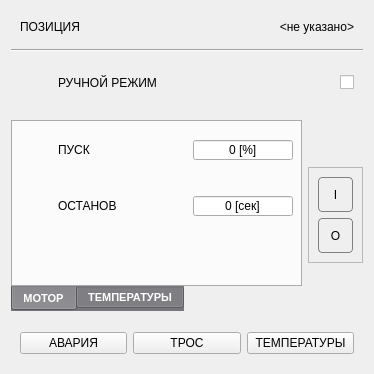
<?xml version="1.0" encoding="UTF-8"?>
<ui version="4.0">
 <class>DRUM</class>
 <widget class="QDialog" name="DRUM">
  <property name="geometry">
   <rect>
    <x>0</x>
    <y>0</y>
    <width>374</width>
    <height>365</height>
   </rect>
  </property>
  <property name="windowTitle">
   <string>СУШИЛЬНЫЙ БАРАБАН</string>
  </property>
  <property name="styleSheet">
   <string notr="true">#centralwidget,#DRUM,QWidget[style=&quot;content&quot;]
{
	background-color: rgb(94, 92, 100);
}
QTabBar
{
	background-color: rgb(119, 118, 123);
	color: white;
	font-size: 8pt;
	font-weight: bold;
}
QTabWidget
{
	border: none;
}
QAbstractButton:flat
{
	border: 1px solid gray;
	border-radius: 4px;
}
QAbstractButton:flat:pressed
{
	background-color: green;
}
QAbstractButton:flat[style=&quot;open&quot;]
{
	image: url(:/concrete/stop.png);
}
QAbstractButton:flat:pressed[style=&quot;open&quot;]
{
	image: url(:/concrete/down.png);
}
QAbstractButton:flat:checked[style=&quot;open&quot;]
{
	image: url(:/concrete/down.png);
}
QLabel[style=&quot;huge&quot;]
{
	font-size: 20pt;
	font-weight: bold;
	color: white;
}
QLabel[style=&quot;gigantic&quot;]
{
	font-size: 32pt;
	font-weight: bold;
	color: white;
}

QLabel[style=&quot;badge&quot;]
{
	border: 1px solid red;
	background-color: rgba(0,0,0,100);
	color: white;
	border-radius: 4px;
}
QLabel[style=&quot;vodoley-status&quot;]
{
	border: none;
	background-color: rgb(98, 160, 234);
	color: white;
	border-radius: 4px;
	font-weight: bold;
	font-size: 9pt;
	padding: 8px;
}
QLabel[style='hint']
{
	color: lightGray;
	font-weight: bold;
	font-size: 10pt;
}
QLabel[style='tips']
{
	color: lightGray;
	font-size: 7pt;
}
QLabel[style='sys']
{
	color: yellow;
	font-size: 7pt;
}
QGroupBox[style=&quot;vodoley&quot;]
{
	background-color: rgb(94, 92, 100);
	border: 1px solid gray;
}
QAbstractButton:flat[style=&quot;danger&quot;]
{
	background-color: rgba(224, 27, 36,80);
	color: lightGray;
}
QAbstractButton:flat::checked[style=&quot;danger&quot;]
{
	background-color: rgba(224, 27, 36,255);
	color: white;
}
QAbstractButton:flat[style=&quot;warning&quot;]
{
	background-color: rgba(46, 194, 126,80);
	color: lightGray;
}
QAbstractButton:flat::checked[style=&quot;warning&quot;]
{
	background-color: rgb(46, 194, 126);
	color: white;
}
</string>
  </property>
  <property name="prefix" stdset="0">
   <string>SIEVER</string>
  </property>
  <layout class="QGridLayout" name="gridLayout">
   <item row="0" column="0" colspan="2">
    <widget class="QWidget" name="row_1" native="true">
     <layout class="QHBoxLayout" name="horizontalLayout">
      <item>
       <widget class="QLabel" name="hint_name">
        <property name="text">
         <string>ПОЗИЦИЯ</string>
        </property>
        <property name="style" stdset="0">
         <string>hint</string>
        </property>
       </widget>
      </item>
      <item>
       <widget class="QLabel" name="name">
        <property name="minimumSize">
         <size>
          <width>100</width>
          <height>0</height>
         </size>
        </property>
        <property name="text">
         <string>&lt;не указано&gt;</string>
        </property>
        <property name="alignment">
         <set>Qt::AlignRight|Qt::AlignTrailing|Qt::AlignVCenter</set>
        </property>
        <property name="style" stdset="0">
         <string>hint</string>
        </property>
       </widget>
      </item>
     </layout>
    </widget>
   </item>
   <item row="1" column="0" colspan="2">
    <widget class="Line" name="line">
     <property name="orientation">
      <enum>Qt::Horizontal</enum>
     </property>
    </widget>
   </item>
   <item row="4" column="0">
    <widget class="QTabWidget" name="tabGroups">
     <property name="tabPosition">
      <enum>QTabWidget::South</enum>
     </property>
     <property name="currentIndex">
      <number>0</number>
     </property>
     <widget class="QWidget" name="starting">
      <property name="style" stdset="0">
       <string>content</string>
      </property>
      <attribute name="title">
       <string>МОТОР</string>
      </attribute>
      <layout class="QVBoxLayout" name="verticalLayout">
       <property name="leftMargin">
        <number>0</number>
       </property>
       <property name="topMargin">
        <number>0</number>
       </property>
       <property name="rightMargin">
        <number>0</number>
       </property>
       <property name="bottomMargin">
        <number>0</number>
       </property>
       <item>
        <widget class="QStackedWidget" name="stackedWidget">
         <property name="styleSheet">
          <string notr="true">QStackedWidget
{
	padding-top: 5px;
}</string>
         </property>
         <property name="currentIndex">
          <number>0</number>
         </property>
         <widget class="QWidget" name="page_1">
          <property name="style" stdset="0">
           <string>content</string>
          </property>
          <layout class="QVBoxLayout" name="verticalLayout_4">
           <item>
            <widget class="QWidget" name="row_5" native="true">
             <layout class="QHBoxLayout" name="horizontalLayout_5">
              <property name="leftMargin">
               <number>0</number>
              </property>
              <property name="topMargin">
               <number>0</number>
              </property>
              <property name="rightMargin">
               <number>0</number>
              </property>
              <property name="bottomMargin">
               <number>0</number>
              </property>
              <item>
               <widget class="QLabel" name="icon_sp">
                <property name="minimumSize">
                 <size>
                  <width>32</width>
                  <height>32</height>
                 </size>
                </property>
                <property name="maximumSize">
                 <size>
                  <width>32</width>
                  <height>32</height>
                 </size>
                </property>
                <property name="text">
                 <string/>
                </property>
                <property name="pixmap">
                 <pixmap resource="../resources.qrc">:/speed.png</pixmap>
                </property>
                <property name="scaledContents">
                 <bool>true</bool>
                </property>
               </widget>
              </item>
              <item>
               <widget class="QLabel" name="hint_sp">
                <property name="text">
                 <string>ПУСК </string>
                </property>
                <property name="style" stdset="0">
                 <string>hint</string>
                </property>
               </widget>
              </item>
              <item alignment="Qt::AlignRight">
               <widget class="QSpinBox" name="sp">
                <property name="minimumSize">
                 <size>
                  <width>100</width>
                  <height>0</height>
                 </size>
                </property>
                <property name="maximumSize">
                 <size>
                  <width>100</width>
                  <height>16777215</height>
                 </size>
                </property>
                <property name="alignment">
                 <set>Qt::AlignCenter</set>
                </property>
                <property name="buttonSymbols">
                 <enum>QAbstractSpinBox::NoButtons</enum>
                </property>
                <property name="suffix">
                 <string> [%]</string>
                </property>
                <property name="maximum">
                 <number>100</number>
                </property>
               </widget>
              </item>
             </layout>
            </widget>
           </item>
          </layout>
         </widget>
         <widget class="QWidget" name="page_2">
          <property name="style" stdset="0">
           <string>content</string>
          </property>
          <layout class="QVBoxLayout" name="verticalLayout_3">
           <item>
            <widget class="QWidget" name="row_2" native="true">
             <layout class="QHBoxLayout" name="horizontalLayout_2">
              <property name="leftMargin">
               <number>0</number>
              </property>
              <property name="topMargin">
               <number>0</number>
              </property>
              <property name="rightMargin">
               <number>0</number>
              </property>
              <property name="bottomMargin">
               <number>0</number>
              </property>
              <item>
               <widget class="QLabel" name="icon_sp_2">
                <property name="minimumSize">
                 <size>
                  <width>32</width>
                  <height>32</height>
                 </size>
                </property>
                <property name="maximumSize">
                 <size>
                  <width>32</width>
                  <height>32</height>
                 </size>
                </property>
                <property name="text">
                 <string/>
                </property>
                <property name="pixmap">
                 <pixmap resource="../resources.qrc">:/speed.png</pixmap>
                </property>
                <property name="scaledContents">
                 <bool>true</bool>
                </property>
               </widget>
              </item>
              <item>
               <widget class="QLabel" name="hint_fq">
                <property name="text">
                 <string>СКОРОСТЬ</string>
                </property>
                <property name="style" stdset="0">
                 <string>hint</string>
                </property>
               </widget>
              </item>
              <item alignment="Qt::AlignRight">
               <widget class="QSpinBox" name="fq">
                <property name="minimumSize">
                 <size>
                  <width>100</width>
                  <height>0</height>
                 </size>
                </property>
                <property name="maximumSize">
                 <size>
                  <width>100</width>
                  <height>16777215</height>
                 </size>
                </property>
                <property name="alignment">
                 <set>Qt::AlignCenter</set>
                </property>
                <property name="buttonSymbols">
                 <enum>QAbstractSpinBox::NoButtons</enum>
                </property>
                <property name="suffix">
                 <string> [%]</string>
                </property>
                <property name="maximum">
                 <number>100</number>
                </property>
               </widget>
              </item>
             </layout>
            </widget>
           </item>
          </layout>
         </widget>
        </widget>
       </item>
       <item>
        <widget class="QWidget" name="row_3" native="true">
         <layout class="QHBoxLayout" name="horizontalLayout_3">
          <item>
           <widget class="QLabel" name="icon_sp_3">
            <property name="minimumSize">
             <size>
              <width>32</width>
              <height>32</height>
             </size>
            </property>
            <property name="maximumSize">
             <size>
              <width>32</width>
              <height>32</height>
             </size>
            </property>
            <property name="text">
             <string/>
            </property>
            <property name="pixmap">
             <pixmap resource="../resources.qrc">:/timer.png</pixmap>
            </property>
            <property name="scaledContents">
             <bool>true</bool>
            </property>
           </widget>
          </item>
          <item>
           <widget class="QLabel" name="hint_fq_2">
            <property name="text">
             <string>ОСТАНОВ</string>
            </property>
            <property name="style" stdset="0">
             <string>hint</string>
            </property>
           </widget>
          </item>
          <item alignment="Qt::AlignRight">
           <widget class="QSpinBox" name="fq_2">
            <property name="minimumSize">
             <size>
              <width>100</width>
              <height>0</height>
             </size>
            </property>
            <property name="maximumSize">
             <size>
              <width>100</width>
              <height>16777215</height>
             </size>
            </property>
            <property name="alignment">
             <set>Qt::AlignCenter</set>
            </property>
            <property name="buttonSymbols">
             <enum>QAbstractSpinBox::NoButtons</enum>
            </property>
            <property name="suffix">
             <string> [сек]</string>
            </property>
            <property name="maximum">
             <number>100</number>
            </property>
           </widget>
          </item>
         </layout>
        </widget>
       </item>
       <item>
        <spacer name="verticalSpacer">
         <property name="orientation">
          <enum>Qt::Vertical</enum>
         </property>
         <property name="sizeHint" stdset="0">
          <size>
           <width>20</width>
           <height>40</height>
          </size>
         </property>
        </spacer>
       </item>
      </layout>
     </widget>
     <widget class="QWidget" name="working">
      <property name="style" stdset="0">
       <string>content</string>
      </property>
      <attribute name="title">
       <string>ТЕМПЕРАТУРЫ</string>
      </attribute>
      <layout class="QVBoxLayout" name="verticalLayout_2">
       <property name="leftMargin">
        <number>0</number>
       </property>
       <property name="topMargin">
        <number>0</number>
       </property>
       <property name="rightMargin">
        <number>0</number>
       </property>
       <property name="bottomMargin">
        <number>0</number>
       </property>
       <item>
        <widget class="QWidget" name="row_7" native="true">
         <layout class="QHBoxLayout" name="horizontalLayout_7">
          <item>
           <widget class="QLabel" name="icon_sp_5">
            <property name="minimumSize">
             <size>
              <width>32</width>
              <height>32</height>
             </size>
            </property>
            <property name="maximumSize">
             <size>
              <width>32</width>
              <height>32</height>
             </size>
            </property>
            <property name="text">
             <string/>
            </property>
            <property name="pixmap">
             <pixmap resource="../resources.qrc">:/temperature.png</pixmap>
            </property>
            <property name="scaledContents">
             <bool>true</bool>
            </property>
           </widget>
          </item>
          <item>
           <widget class="QLabel" name="hint_fq_4">
            <property name="text">
             <string>НА ВХОДЕ&lt;sub&gt;Т&lt;/sub&gt;</string>
            </property>
            <property name="style" stdset="0">
             <string>hint</string>
            </property>
           </widget>
          </item>
          <item alignment="Qt::AlignRight">
           <widget class="QSpinBox" name="t_entry">
            <property name="minimumSize">
             <size>
              <width>100</width>
              <height>0</height>
             </size>
            </property>
            <property name="alignment">
             <set>Qt::AlignCenter</set>
            </property>
            <property name="buttonSymbols">
             <enum>QAbstractSpinBox::NoButtons</enum>
            </property>
            <property name="suffix">
             <string> [C]</string>
            </property>
            <property name="minimum">
             <number>-200</number>
            </property>
            <property name="maximum">
             <number>800</number>
            </property>
           </widget>
          </item>
         </layout>
        </widget>
       </item>
       <item>
        <widget class="QWidget" name="row_8" native="true">
         <layout class="QHBoxLayout" name="horizontalLayout_8">
          <item>
           <widget class="QLabel" name="icon_sp_6">
            <property name="minimumSize">
             <size>
              <width>32</width>
              <height>32</height>
             </size>
            </property>
            <property name="maximumSize">
             <size>
              <width>32</width>
              <height>32</height>
             </size>
            </property>
            <property name="text">
             <string/>
            </property>
            <property name="pixmap">
             <pixmap resource="../resources.qrc">:/temperature.png</pixmap>
            </property>
            <property name="scaledContents">
             <bool>true</bool>
            </property>
           </widget>
          </item>
          <item>
           <widget class="QLabel" name="hint_fq_5">
            <property name="text">
             <string>ГАЗЫ&lt;sub&gt;Т&lt;/sub&gt;</string>
            </property>
            <property name="style" stdset="0">
             <string>hint</string>
            </property>
           </widget>
          </item>
          <item alignment="Qt::AlignRight">
           <widget class="QSpinBox" name="t_air">
            <property name="minimumSize">
             <size>
              <width>100</width>
              <height>0</height>
             </size>
            </property>
            <property name="alignment">
             <set>Qt::AlignCenter</set>
            </property>
            <property name="buttonSymbols">
             <enum>QAbstractSpinBox::NoButtons</enum>
            </property>
            <property name="suffix">
             <string> [C]</string>
            </property>
            <property name="minimum">
             <number>-200</number>
            </property>
            <property name="maximum">
             <number>800</number>
            </property>
           </widget>
          </item>
         </layout>
        </widget>
       </item>
       <item>
        <widget class="QWidget" name="row_9" native="true">
         <layout class="QHBoxLayout" name="horizontalLayout_9">
          <item>
           <widget class="QLabel" name="icon_sp_7">
            <property name="minimumSize">
             <size>
              <width>32</width>
              <height>32</height>
             </size>
            </property>
            <property name="maximumSize">
             <size>
              <width>32</width>
              <height>32</height>
             </size>
            </property>
            <property name="text">
             <string/>
            </property>
            <property name="pixmap">
             <pixmap resource="../resources.qrc">:/temperature.png</pixmap>
            </property>
            <property name="scaledContents">
             <bool>true</bool>
            </property>
           </widget>
          </item>
          <item>
           <widget class="QLabel" name="hint_fq_6">
            <property name="text">
             <string>НА ВЫХОДЕ&lt;sub&gt;Т&lt;/sub&gt;</string>
            </property>
            <property name="style" stdset="0">
             <string>hint</string>
            </property>
           </widget>
          </item>
          <item alignment="Qt::AlignRight">
           <widget class="QSpinBox" name="t_exit">
            <property name="minimumSize">
             <size>
              <width>100</width>
              <height>0</height>
             </size>
            </property>
            <property name="alignment">
             <set>Qt::AlignCenter</set>
            </property>
            <property name="buttonSymbols">
             <enum>QAbstractSpinBox::NoButtons</enum>
            </property>
            <property name="suffix">
             <string> [C]</string>
            </property>
            <property name="minimum">
             <number>-200</number>
            </property>
            <property name="maximum">
             <number>800</number>
            </property>
           </widget>
          </item>
         </layout>
        </widget>
       </item>
      </layout>
     </widget>
    </widget>
   </item>
   <item row="3" column="1" rowspan="3" alignment="Qt::AlignVCenter">
    <widget class="QFrame" name="console">
     <property name="minimumSize">
      <size>
       <width>55</width>
       <height>96</height>
      </size>
     </property>
     <property name="maximumSize">
      <size>
       <width>55</width>
       <height>16777215</height>
      </size>
     </property>
     <property name="frameShape">
      <enum>QFrame::StyledPanel</enum>
     </property>
     <layout class="QVBoxLayout" name="verticalLayout_15">
      <item>
       <widget class="QPushButton" name="on">
        <property name="sizePolicy">
         <sizepolicy hsizetype="Minimum" vsizetype="Preferred">
          <horstretch>0</horstretch>
          <verstretch>0</verstretch>
         </sizepolicy>
        </property>
        <property name="cursor">
         <cursorShape>PointingHandCursor</cursorShape>
        </property>
        <property name="text">
         <string>I</string>
        </property>
        <property name="flat">
         <bool>true</bool>
        </property>
        <property name="style" stdset="0">
         <string>danger</string>
        </property>
       </widget>
      </item>
      <item>
       <widget class="QPushButton" name="off">
        <property name="sizePolicy">
         <sizepolicy hsizetype="Minimum" vsizetype="Preferred">
          <horstretch>0</horstretch>
          <verstretch>0</verstretch>
         </sizepolicy>
        </property>
        <property name="cursor">
         <cursorShape>PointingHandCursor</cursorShape>
        </property>
        <property name="text">
         <string>O</string>
        </property>
        <property name="flat">
         <bool>true</bool>
        </property>
        <property name="style" stdset="0">
         <string>warning</string>
        </property>
       </widget>
      </item>
     </layout>
    </widget>
   </item>
   <item row="2" column="0" colspan="2">
    <widget class="QWidget" name="row_4" native="true">
     <layout class="QHBoxLayout" name="horizontalLayout_4">
      <item>
       <widget class="QLabel" name="icon_sp_4">
        <property name="minimumSize">
         <size>
          <width>32</width>
          <height>32</height>
         </size>
        </property>
        <property name="maximumSize">
         <size>
          <width>32</width>
          <height>32</height>
         </size>
        </property>
        <property name="text">
         <string/>
        </property>
        <property name="pixmap">
         <pixmap resource="../resources.qrc">:/hand.png</pixmap>
        </property>
        <property name="scaledContents">
         <bool>true</bool>
        </property>
       </widget>
      </item>
      <item>
       <widget class="QLabel" name="hint_fq_3">
        <property name="text">
         <string>РУЧНОЙ РЕЖИМ</string>
        </property>
        <property name="style" stdset="0">
         <string>hint</string>
        </property>
       </widget>
      </item>
      <item>
       <widget class="QCheckBox" name="checkBox">
        <property name="layoutDirection">
         <enum>Qt::RightToLeft</enum>
        </property>
        <property name="text">
         <string/>
        </property>
       </widget>
      </item>
     </layout>
    </widget>
   </item>
   <item row="6" column="0" colspan="2">
    <widget class="QWidget" name="row_6" native="true">
     <layout class="QHBoxLayout" name="horizontalLayout_6">
      <item>
       <widget class="QPushButton" name="test_fault">
        <property name="text">
         <string>АВАРИЯ</string>
        </property>
        <property name="rsn" stdset="0">
         <number>0</number>
        </property>
       </widget>
      </item>
      <item>
       <widget class="QPushButton" name="test_lock">
        <property name="text">
         <string>ТРОС</string>
        </property>
        <property name="rsn" stdset="0">
         <number>0</number>
        </property>
       </widget>
      </item>
      <item>
       <widget class="QPushButton" name="test_t">
        <property name="text">
         <string>ТЕМПЕРАТУРЫ</string>
        </property>
        <property name="rsn" stdset="0">
         <number>0</number>
        </property>
       </widget>
      </item>
     </layout>
    </widget>
   </item>
  </layout>
 </widget>
 <resources>
  <include location="../resources.qrc"/>
 </resources>
 <connections/>
</ui>
